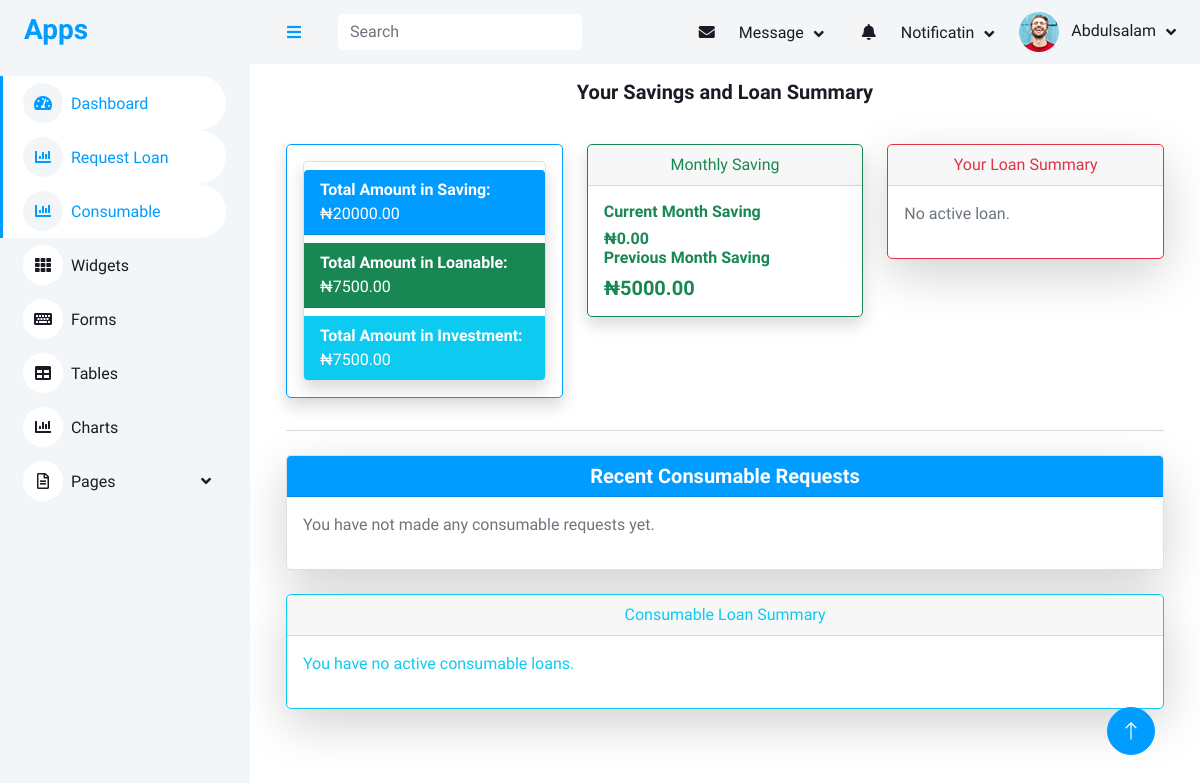
Page /member_dashboard (signed in) on the committed database.
### accounts/models.py (models this page shows, shortened)
class User(AbstractUser):
    first_name = models.CharField(max_length=100)
    last_name = models.CharField(max_length=100)
    other_name = models.CharField(max_length=100)
    date_of_birth = models.DateField(blank=True,null=True)
    username = models.CharField(max_length=100, unique=True)
    department = models.CharField(max_length=100)
    unit = models.CharField(max_length=100)
    gender = models.ForeignKey(Gender, on_delete=models.CASCADE, blank=True, null=True)
    group = models.ForeignKey(UserGroup, on_delete=models.CASCADE, blank=True, null=True)
    marital_status = models.ForeignKey(MaritalStatus,on_delete=models.SET_NULL, null=True, blank=True)
    religion = models.ForeignKey(Religion, on_delete=models.SET_NULL, null=True, blank=True,)
    passport = models.ImageField(upload_to='passport', blank=True, null=True)
    member_number = models.CharField(max_length=100)

class Member(models.Model):
    member = models.OneToOneField(User, on_delete=models.SET_NULL, null=True, blank=True)
    ippis = models.IntegerField(unique=True)  # Required and unique
    total_savings = models.DecimalField(max_digits=12, decimal_places=2, blank=True, null=True)

### main/models.py (models this page shows, shortened)
class Savings(models.Model):
    member = models.ForeignKey(Member, on_delete=models.CASCADE)
    month = models.DateField(db_index=True)
    month_saving = models.DecimalField(max_digits=10, decimal_places=2)
    original_amount = models.DecimalField(max_digits=10, decimal_places=2, null=True, blank=True)
    date_created = models.DateTimeField(auto_now_add=True)
    class Meta:
        unique_together = ("member", "month")  # Prevents duplicates for the same month

### memberapp/views.py (the view, shortened to what this page needs)
# urls.py: path('member_dashboard',views.member_dashboard,name="member_dashboard"),
@login_required
def member_dashboard(request):
    try:
        member = Member.objects.get(member=request.user)
    except Member.DoesNotExist:
        return redirect('login')
    loanable_total = Loanable.objects.filter(member=member).aggregate(
        total=Sum('amount')
    )['total'] or 0
    investment_total = Investment.objects.filter(member=member).aggregate(
        total=Sum('amount')
    )['total'] or 0
    today = date.today()
    current_month = today.month
    current_year = today.year
    first_day_of_current_month = date(current_year, current_month, 1)
    previous_month_date = first_day_of_current_month - relativedelta(months=4)
    previous_month = previous_month_date.month
    previous_year = previous_month_date.year
    monthly_saving = Savings.objects.filter( member=member,month__month=current_month,month__year=current_year).first()
    previous_monthly_saving = Savings.objects.filter(
        member=member,month__month=previous_month, month__year=previous_year).first()
    active_loan = LoanRequest.objects.filter(member=member, status='approved').order_by('-approval_date').first()
    if not active_loan:
        active_loan = LoanRequest.objects.filter(member=member, status='rejected').order_by('-approval_date').first()
    loan_paid = loan_balance = monthly_payment = 0
    if active_loan and active_loan.status == 'approved':
        repaybacks = LoanRepayback.objects.filter(loan_request=active_loan)
        loan_paid = repaybacks.aggregate(total=Sum('amount_paid'))['total'] or 0
        loan_balance = active_loan.approved_amount - loan_paid
        monthly_payment = active_loan.monthly_payment
    loan_types = LoanType.objects.all()
    consumable_requests = ConsumableRequest.objects.filter(user=request.user) \
        .prefetch_related('details__item') \
        .order_by('-date_created')[:5]
    active_consumable = ConsumableRequest.objects.filter(user=request.user, status='Approved').order_by('-date_created').first()
    consumable_approved_amount = consumable_total_paid = consumable_monthly_payment = consumable_balance_remaining = 0
    context = {
        'member': member,
        'total_savings': member.total_savings or 0,
        'monthly_saving': monthly_saving.month_saving if monthly_saving else 0,
        'previous_monthly_saving': previous_monthly_saving.month_saving if previous_monthly_saving else 0,
        'loan': active_loan,
        'loan_paid': loan_paid,
        'loan_balance': loan_balance,
        'monthly_payment': monthly_payment,
        'loan_types': loan_types,
        'consumable_requests': consumable_requests,
        'active_consumable': active_consumable,
        'consumable_approved_amount': consumable_approved_amount,
        'consumable_total_paid': consumable_total_paid,
        'consumable_monthly_payment': consumable_monthly_payment,
        'consumable_balance_remaining': consumable_balance_remaining,
        'loanable_total': loanable_total,
        'investment_total': investment_total,
    }
    return render(request, 'member/dashboard.html', context)

### templates/member/dashboard.html (shortened to what this page needs)
{% extends 'base/base.html' %}
{% load humanize %}
{% block content %}
<div class="container mt-0">
    <div class="card-body">
        <h5 class="text-center mb-4">Your Savings and Loan Summary</h5>
    </div>
    <div class="container-fluid  px-4">
        <div class="row row-cols-1 row-cols-md-2 g-4">
            <div class="col-md-4">
                <div class="card shadow text-primary border-primary mb-3" >
                    <div class="card-body text-primary">
                        <div class="card shadow  col-md-12 card-text">
                        <ul class="list-group list-group-flush">
                            <li class="list-group-item mt-2 bg-primary text-white"><strong>Total Amount in Saving:  </strong>₦{{ total_savings|floatformat:2 }}</li>
                            <li class="list-group-item mt-2 bg-success text-white"><strong>Total Amount in Loanable:  </strong> ₦{{ loanable_total|floatformat:2 }}</li>
                            <li class="list-group-item mt-2 bg-info text-white"><strong>Total Amount in Investment:  </strong> ₦{{ investment_total|floatformat:2 }}</li>
                        </ul>
</div>
                    </div>
                </div>
            </div>
            <div class="col-md-4">
                <div class="card shadow border-success mb-3" >
                    <div class="card-header text-success text-center">Monthly Saving</div>
                    <div class="card-body text-success">
                        <h6 class="card-title text-success">Current Month Saving</h6>
                        <h6 class="mb-0 text-success">₦{{ monthly_saving|floatformat:2 }}</h6>
                        <h6 class="card-title text-success">Previous Month Saving </h6>
                        <h6 class="card-text text-success fs-5">
                            {% if previous_monthly_saving %}
                            ₦{{ previous_monthly_saving|floatformat:2 }}
                            {% else %}
                            ₦0.00
                            {% endif %}
                        </h6>
                    </div>
                </div>
            </div>
            <div class="col-md-4">
                <div class="card shadow-lg border-danger mb-3" >
                    <div class="card-header text-center text-danger">Your Loan Summary</div>
                    <div class="card-body card-text text-danger">
                        {% if loan %}
                        {% if loan.status == 'rejected' %}
                        <p class="text-danger"><strong>Your loan request has been rejected.</strong></p>
                        {% if loan.rejection_reason %}
                        <p><strong>Reason:</strong> {{ loan.rejection_reason }}</p>
                        {% endif %}
                        {% else %}
                        <ul class="list-unstyled">
                            <li><strong>Approved Amount:</strong> ₦{{ loan.approved_amount|floatformat:2 }}</li>
                            <li><strong>Monthly Payment:</strong> ₦{{ monthly_payment|floatformat:2 }}</li>
                            <li><strong>Amount Paid:</strong> ₦{{ loan_paid|floatformat:2 }}</li>
                            <li><strong>Remaining Balance:</strong> ₦{{ loan_balance|floatformat:2 }}</li>
                        </ul>
                        {% endif %}
                        {% else %}
                        <p class="text-muted text-primary">No active loan.</p>
                        {% endif %}
                    </div>
                </div>
            </div>
        </div>
        <hr>
        <div class="card shadow-lg mt-4">
            <div class="card-header bg-primary text-white">
                <h5 class="mb-0 text-white text-center">Recent Consumable Requests</h5>
            </div>
            <div class="card-body">
                {% if consumable_requests %}
                <div class="table-responsive">
                    <table class="table table-bordered table-hover align-middle">
                        <thead class="table-light">
                            <tr>
                                <th>S/N</th>
                                <th>Date Requested</th>
                                <th>Status</th>
                                <th>Items</th>
                                <th>Total Cost</th>
                            </tr>
                        </thead>
                        <tbody>
                            {% for request in consumable_requests %}
                            <tr>
                                <td>{{ forloop.counter }}</td>
                                <td>{{ request.date_created|date:"M d, Y H:i" }}</td>
                                <td>
                                    <span class="badge
                                        {% if request.status == 'Approved' %}
                                            bg-success
                                        {% elif request.status == 'Declined' %}
                                            bg-danger
                                        {% elif request.status == 'Paid' %}
                                            bg-primary
                                        {% else %}
                                            bg-warning text-dark
                                        {% endif %}
                                    ">
                                        {{ request.status }}
                                    </span>
                                </td>
                                <td>
                                    <ul class="mb-0">
                                        {% for detail in request.details.all %}
                                        <li>
                                            {{ detail.item.title }} ({{ detail.quantity }} ×
                                            ₦{{detail.item_price|floatformat:2 }}) = ₦{{
                                            detail.total_price|floatformat:2 }}
                                        </li>
                                        {% empty %}
                                        <li>No items found in this request.</li>
                                        {% endfor %}
                                    </ul>
                                </td>
                                <td>₦{{ request.calculate_total_price|floatformat:2 }}</td>
                            </tr>
                            {% endfor %}
                        </tbody>
                    </table>
                </div>
                {% else %}
                <p class="text-muted">You have not made any consumable requests yet.</p>
                {% endif %}
            </div>
        </div>
        <br>
        <div class="col-md-12">
            <div class="card shadow-lg col-md-12 border-info mb-3">
                <div class="card-header text-center text-info">Consumable Loan Summary</div>
                <div class="card-body text-info">
                    {% if active_consumable %}
                    <p><strong>Approved Amount:</strong> ₦{{ consumable_approved_amount|floatformat:2 }}</p>
                    <p><strong>Monthly Payment:</strong> ₦{{ consumable_monthly_payment|floatformat:2 }}</p>
                    <p><strong>Total Paid:</strong> ₦{{ consumable_total_paid|floatformat:2 }}</p>
                    <p><strong>Remaining Balance:</strong> ₦{{ consumable_balance_remaining|floatformat:2 }}</p>
                    {% else %}
                    <p>You have no active consumable loans.</p>
                    {% endif %}
                </div>
            </div>
        </div>
    </div>
    {% endblock content %}

### templates/include/navbar.html (shortened to what this page needs)
<nav class="navbar navbar-expand bg-light navbar-light sticky-top px-4 py-0">
    <a href="#" class="sidebar-toggler flex-shrink-0">
        <i class="fa fa-bars"></i>
    </a>
    <form method="get" action="{% url 'search_member' %}" class="d-none d-md-flex ms-4">
        <input class="form-control border-0" name="search_term" type="search" placeholder="Search">
    </form>
    <div class="navbar-nav align-items-center ms-auto">
        <div class="nav-item dropdown">
            <a href="#" class="nav-link dropdown-toggle" data-bs-toggle="dropdown">
                <i class="fa fa-envelope me-lg-2"></i>
                <span class="d-none d-lg-inline-flex">Message</span>
            </a>
        </div>
        <div class="nav-item dropdown">
            <a href="#" class="nav-link dropdown-toggle" data-bs-toggle="dropdown">
                <i class="fa fa-bell me-lg-2"></i>
                <span class="d-none d-lg-inline-flex">Notificatin</span>
            </a>
        </div>
        <div class="nav-item dropdown">
            <a href="#" class="nav-link dropdown-toggle" data-bs-toggle="dropdown">
                <img class="rounded-circle me-lg-2" src="/static/img/user.jpg" alt=""
                    style="width: 40px; height: 40px;">
                <span class="d-none d-lg-inline-flex">{{request.user.first_name}}</span>
            </a>
        </div>
    </div>
</nav>

### static/css/style.css (style rules this page uses)
:root { --primary: #009CFF; --light: #F3F6F9; --dark: #191C24; }
.content .navbar .navbar-nav .nav-link { margin-left: 25px; padding: 12px 0; color: var(--dark); outline: none; }
.content .navbar .sidebar-toggler, .content .navbar .navbar-nav .nav-link i { width: 40px; height: 40px; display: inline-flex; align-items: center; justify-content: center; background: #f5f5f5; border-radius: 40px; }
.content .navbar .dropdown-toggle::after { margin-left: 6px; vertical-align: middle; border: none; content: "\f107"; font-family: "Font Awesome 5 Free"; font-weight: 900; transition: .5s; }

### rows in the picture
User: user.first_name "Abdulsalam"
Member: total_savings "20000.00"
Savings: month_saving "5000.00"

### other values in the picture
{{ loanable_total|floatformat:2 }} "7500.00"
{{ investment_total|floatformat:2 }} "7500.00"
{{ monthly_saving|floatformat:2 }} "0.00"
